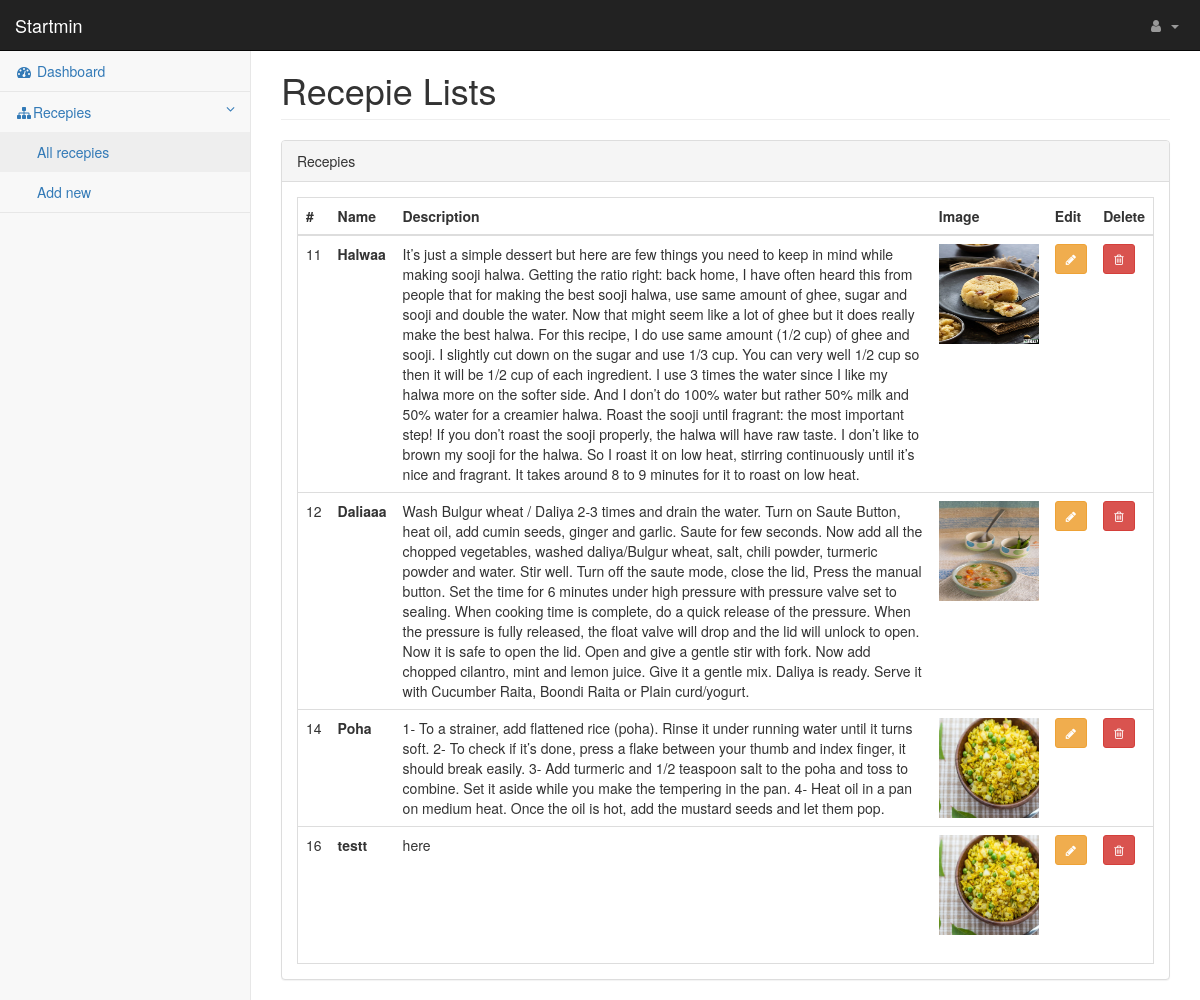
/admin/receipies.php (signed in), run on the app's committed database.
### tables this page shows
CREATE TABLE `recepie` (
  `id` int(100) NOT NULL,
  `name` varchar(100) NOT NULL,
  `description` longtext NOT NULL,
  `user_id` int(100) NOT NULL,
  `image_name` varchar(100) NOT NULL,
  `image_path` varchar(100) NOT NULL,
  `food_type_id` int(100) NOT NULL,
  `rating` float NOT NULL DEFAULT 5,
  `created_at` timestamp NOT NULL DEFAULT current_timestamp(),
  `updated_at` timestamp NOT NULL DEFAULT current_timestamp(),
  `deleted_at` timestamp NOT NULL DEFAULT current_timestamp()
);

### admin/connect.php (called while the page is built, shortened)
<?php
class Connect
{
    public $config = array(
        'servername'=> 'localhost',
        'username'=> 'root',
        'password'=> '',
        'dbname'=> 'recepie'
    );
    function __construct()
    {
        $this->conn = new mysqli($this->config['servername'], $this->config['username'], $this->config['password'], $this->config['dbname']);
    }
}
?>

### admin/submit.php (called while the page is built, shortened)
<?php
	require_once('../controllers/users.php');
	$userObj = new User;
	$recepies = $userObj->getRecepies();
?>

### controllers/users.php (called while the page is built, shortened)
<?php
include 'connect.php';
class User extends Connect{
	public $recepies = array('data' =>array() , 'error'=> '', 'success'=>'', 'status'=>false );
	function getRecepies(){
		$sql = "SELECT * FROM recepie WHERE user_id = '".$_SESSION["user"]["id"]."';";
        $result = $this->conn->query($sql);
        if ($result->num_rows > 0) {
        	while($row = $result->fetch_assoc()) {
                array_push($this->recepies['data'],$row);
            }
		}
		return $this->recepies;
	}
}
?>

### admin/receipies.php (the view, shortened to what this page needs)
<?php include 'submit.php' ?>
<?php include 'header.php' ?>
<?php include 'navigation.php' ?>
<div id="page-wrapper">
    <div class="container-fluid">
        <div class="row">
            <div class="col-lg-12">
                <h1 class="page-header">Recepie Lists</h1>
                <div class="panel panel-default">
                    <div class="panel-heading">
                        Recepies
                    </div>
                    <div class="panel-body">
                        <?php if(count($recepies["data"])>0) {?>
                            <div class="table-responsive table-bordered">
                                <table class="table">
                                    <thead>
                                        <tr>
                                            <th>#</th>
                                            <th>Name</th>
                                            <th>Description</th>
                                            <th>Image</th>
                                            <th>Edit</th>
                                            <th>Delete</th>
                                        </tr>
                                    </thead>
                                    <tbody>
                                        <?php foreach($recepies["data"] as $recepie) {?>
                                        <tr>
                                            <td><?php echo $recepie["id"]; ?></td>
                                            <td><b><?php echo $recepie["name"]; ?></b></td>
                                            <td><?php echo $recepie["description"]; ?></td>
                                            <td><img height="100" width="100" src="<?php echo $recepie['image_path'].$recepie['image_name']; ?>"></td>
                                            <td>
                                                <button type="button" class="btn btn-warning btn-sm">
                                                    <i class="fa fa-pencil" onClick="document.location.href='editReceipie.php?rec=<?php echo $recepie['id']; ?>'"></i>
                                                </button>
                                            </td>
                                            <td>
                                                <button type="button" data-toggle="modal" data-target="#deleteRecepie" data-recepieid="<?php echo $recepie['id']; ?>" class="delete btn btn-danger btn-sm _deleteRecepie">
                                                    <i class="fa fa-trash-o" style=""></i>
                                                </button>
                                            </td>
                                        </tr>
                                        <?php } ?>
                                    </tbody>
                                </table>
                            </div>
                        <?php } else { ?>
                            <h1>No recepies added yet, <a href="addnewrecepie.php">add now</a></h1>
                        <?php } ?>
                    </div>
                </div>
            </div>
        </div>
    </div>
</div>
<?php include 'footer.php' ?>

### admin/header.php (shortened to what this page needs)
<!DOCTYPE html>
<html lang="en">
    <head>
        <link href="./css/bootstrap.min.css" rel="stylesheet">
        <link href="./css/metisMenu.min.css" rel="stylesheet">
        <link href="./css/startmin.css" rel="stylesheet">
        <link href="./css/font-awesome.min.css" rel="stylesheet" type="text/css">
    </head>
    <body>
        <div id="wrapper">

### admin/navigation.php (shortened to what this page needs)
<nav class="navbar navbar-inverse navbar-fixed-top" role="navigation">
    <div class="navbar-header">
        <a class="navbar-brand" href="index.html">Startmin</a>
    </div>
    <ul class="nav navbar-right navbar-top-links">
        <li class="dropdown">
            <a class="dropdown-toggle" data-toggle="dropdown" href="#">
                <i class="fa fa-user fa-fw"></i> <?php  ?> <b class="caret"></b>
            </a>
        </li>
    </ul>
    <div class="navbar-default sidebar" role="navigation">
        <div class="sidebar-nav navbar-collapse">
            <ul class="nav" id="side-menu">
                <li>
                    <a href="dashboard.php"><i class="fa fa-dashboard fa-fw"></i> Dashboard</a>
                </li>
                <li>
                    <a href="#"><i class="fa fa-sitemap fa-fw"></i>Recepies<span class="fa arrow"></span></a>
                    <ul class="nav nav-second-level">
                        <li>
                            <a href="receipies.php">All recepies</a>
                        </li>
                        <li>
                            <a href="addnewrecepie.php">Add new</a>
                        </li>
                    </ul>
                </li>
            </ul>
        </div>
    </div>
</nav>

### admin/footer.php (shortened to what this page needs)
        </div>
    </body>
</html>

### admin/css/startmin.css (style rules this page uses)
body { background-color: #f8f8f8; }
#wrapper { width: 100%; }
#page-wrapper { padding-top: 30px; min-height: 568px; background-color: #fff; }
@media (min-width:768px) { #page-wrapper { position: inherit; margin-left: 250px; padding: 30px 15px 0 15px; border-left: 1px solid #e7e7e7; } }
.navbar-header { float: left; }
.navbar-right { text-align: right; }
.navbar-top-links { margin: 0; }
.navbar-top-links li { display: inline-block; }
.navbar-top-links li:last-child { margin-right: 6px; }
.navbar-top-links li a { padding: 15px; min-height: 50px; }
.navbar-top-links>li>a { color: #999; }
.sidebar .sidebar-nav.navbar-collapse { padding-right: 0; padding-left: 0; }
.sidebar ul li { border-bottom: 1px solid #e7e7e7; }
.sidebar ul li a.active { background-color: #eee; }
.sidebar .arrow { float: right; }
.sidebar .fa.arrow:before { content: "\f104"; }
.sidebar .active>a>.fa.arrow:before { content: "\f107"; }
.sidebar .nav-second-level li, .sidebar .nav-third-level li { border-bottom: 0!important; }
.sidebar .nav-second-level li a { padding-left: 37px; }
@media (min-width:768px) { .sidebar { z-index: 1; position: absolute; width: 250px; margin-top: 51px; } }

### data on the page
recepie: id "11", name "Halwaa", description "It’s just a simple dessert but here are few things you need to keep in mind while making sooji halwa. Getting the ratio right: back home, I have often heard this from people that for making the best sooji halwa, use same amount of ghee, sugar and sooji and double the water. Now that might seem like a lot of ghee but it does really make the best halwa. For this recipe, I do use same amount (1/2 cup) of ghee and sooji. I slightly cut down on the sugar and use 1/3 cup. You can very well 1/2 cup so then it will be 1/2 cup of each ingredient. I use 3 times the water since I like my halwa more on the softer side. And I don’t do 100% water but rather 50% milk and 50% water for a creamier halwa.…", image_path+image_name (picture)
recepie: id "12", name "Daliaaa", description "Wash Bulgur wheat / Daliya 2-3 times and drain the water. Turn on Saute Button, heat oil, add cumin seeds, ginger and garlic. Saute for few seconds. Now add all the chopped vegetables, washed daliya/Bulgur wheat, salt, chili powder, turmeric powder and water. Stir well. Turn off the saute mode, close the lid, Press the manual button. Set the time for 6 minutes under high pressure with pressure valve set to sealing. When cooking time is complete, do a quick release of the pressure. When the pressure is fully released, the float valve will drop and the lid will unlock to open. Now it is safe to open the lid. Open and give a gentle stir with fork. Now add chopped cilantro, mint and lemon…", image_path+image_name (picture)
recepie: id "14", name "Poha", description "1- To a strainer, add flattened rice (poha). Rinse it under running water until it turns soft. 2- To check if it’s done, press a flake between your thumb and index finger, it should break easily. 3- Add turmeric and 1/2 teaspoon salt to the poha and toss to combine. Set it aside while you make the tempering in the pan. 4- Heat oil in a pan on medium heat. Once the oil is hot, add the mustard seeds and let them pop.", image_path+image_name (picture)
recepie: id "16", name "testt", description "here", image_path+image_name (picture)
